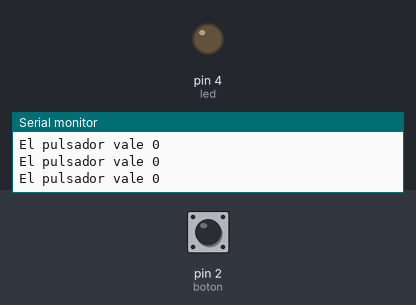
Bench run of a sketch on a simulated Arduino Uno, built with avr-gcc and run on an emulated ATmega328P. On the bench: output pins drawn as LEDs (lit = HIGH), the last lines printed to the serial monitor. Inputs (shaded band) come from the test bench; at power-on: pin 2 (boton) LOW.

Above: at 2.8 s.
2.9 s: pin 2 (boton) pulled HIGH for 1.2 s
At 5.4 s:
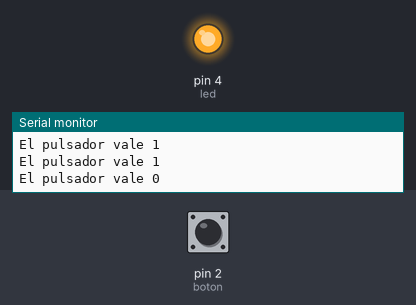
7.5 s: pin 2 (boton) pulled HIGH for 3.2 s
At 12.8 s:
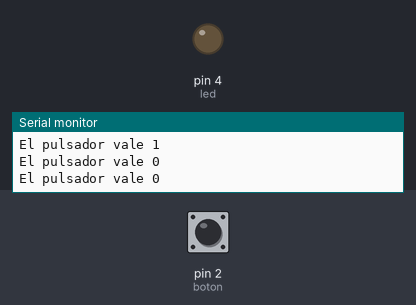
Timing chart, 0 to 14.3 s (numbered marks = the images above; inputs shaded):
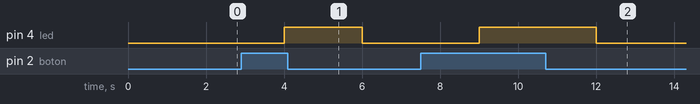

Measured:
- after the input at 2.9 s, pin 4 (led): LOW → HIGH after 1.1 s, → LOW 2.0 s later
- after the input at 7.5 s, pin 4 (led): LOW → HIGH after 1.5 s, → LOW 3.0 s later

The sketch:

Practica_3_Pulsador_Led.ino
```cpp
//pRACTICA 3 PULSADOR LED

const int boton=2;  //pin del pulsador
const int led=4;    //pin del led
  int valorpulsador;

void setup() {
  //inicializacion de los pin
  valorpulsador=0;
  pinMode(boton,INPUT); //pin 2 entrada
  pinMode(led,OUTPUT);  //pin 4 salida
  Serial.begin(9600);
}

void loop() {
  //if, condicional, si el pulsador esta HIGH, pulsado led en on
  valorpulsador=digitalRead(boton);
  Serial.print("El pulsador vale ");  //mostrar en pantalla(monitor serial)
  Serial.println(valorpulsador);
  delay(1000);
  if(valorpulsador==HIGH){

     digitalWrite(led,HIGH);
  }

  else{ //si no se cumple led en off

    digitalWrite(led,LOW);
  }
}
```
